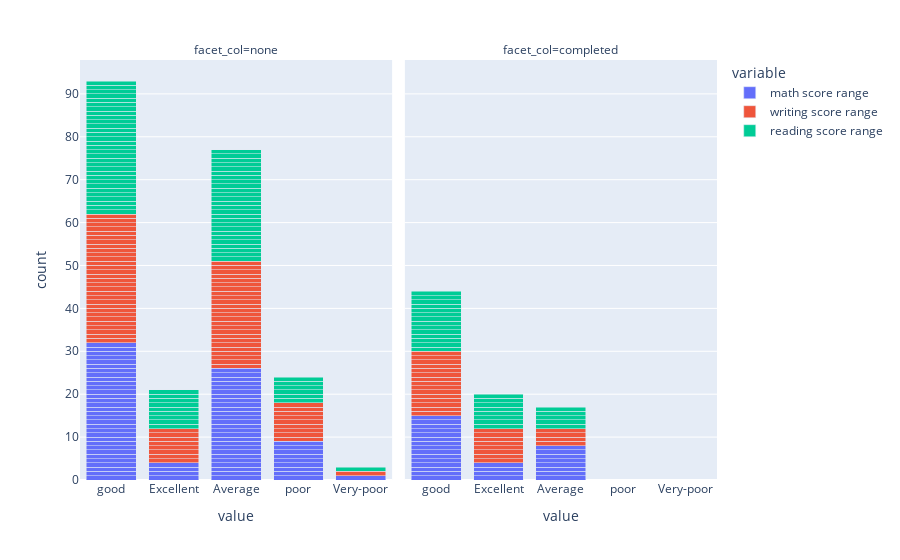

Notebook cell for this chart:
### Code cell
px.bar(x.head(100),barmode='stack',facet_col=df['test preparation course'].head(100))

### Figure 1 — Plotly figure (JSON) as saved in the notebook; plotly's stock layout.template omitted (floating-point values rounded to 4 significant figures)
{"data": [{"alignmentgroup": "True", "hovertemplate": "variable=math score range<br>facet_col=none<br>value=%{x}<br>count=%{y}<extra></extra>", "legendgroup": "math score range", "marker": {"color": "#636efa"}, "name": "math score range", "offsetgroup": "math score range", "orientation": "v", "showlegend": true, "textposition": "auto", "type": "bar", "x": ["good", "Excellent", "Average", "good", "good", "poor", "poor", "Average", "poor", "good", "Average", "good", "Excellent", "Very-poor", "Average", "good", "Average", "good", "good", "good", "good", "good", "good", "good", "good", "Average", "poor", "Excellent", "good", "Average", "Average", "Average", "Average", "Average", "Average", "good", "good", "Average", "Average", "Excellent", "poor", "Average", null, "poor", "good", "good", "Average", "good", "Average", "Average", "good", "poor", "Average", "good", "Average", "Average", "poor", "good", "Average", "Average", "good", "Average", "good", "good", "good", "Average", "good", "good", "poor", "good", "good", "Average", "good"], "xaxis": "x", "y": [1, 1, 1, 1, 1, 1, 1, 1, 1, 1, 1, 1, 1, 1, 1, 1, 1, 1, 1, 1, 1, 1, 1, 1, 1, 1, 1, 1, 1, 1, 1, 1, 1, 1, 1, 1, 1, 1, 1, 1, 1, 1, 1, 1, 1, 1, 1, 1, 1, 1, 1, 1, 1, 1, 1, 1, 1, 1, 1, 1, 1, 1, 1, 1, 1, 1, 1, 1, 1, 1, 1, 1, 1], "yaxis": "y"}, {"alignmentgroup": "True", "hovertemplate": "variable=math score range<br>facet_col=completed<br>value=%{x}<br>count=%{y}<extra></extra>", "legendgroup": "math score range", "marker": {"color": "#636efa"}, "name": "math score range", "offsetgroup": "math score range", "orientation": "v", "showlegend": false, "textposition": "auto", "type": "bar", "x": ["good", "Excellent", "good", "good", "Average", "good", "good", "Excellent", "good", "Average", "Average", "Average", "Excellent", "good", "good", "Excellent", "Average", "good", "Average", "good", "good", "good", "Average", "Average", "good", "good", "good"], "xaxis": "x2", "y": [1, 1, 1, 1, 1, 1, 1, 1, 1, 1, 1, 1, 1, 1, 1, 1, 1, 1, 1, 1, 1, 1, 1, 1, 1, 1, 1], "yaxis": "y2"}, {"alignmentgroup": "True", "hovertemplate": "variable=writing score range<br>facet_col=none<br>value=%{x}<br>count=%{y}<extra></extra>", "legendgroup": "writing score range", "marker": {"color": "#EF553B"}, "name": "writing score range", "offsetgroup": "writing score range", "orientation": "v", "showlegend": true, "textposition": "auto", "type": "bar", "x": ["good", "Excellent", "Average", "good", "good", "poor", "Average", "Average", "Average", "good", "Average", "good", "Excellent", "poor", "good", "good", "Average", "good", "good", "Average", "good", "good", "good", "good", "good", "good", "poor", "Excellent", "Excellent", "Average", "Average", "Average", "good", "good", "Average", "Average", "good", "Average", "Average", "good", "Average", "Average", "Very-poor", "poor", "Average", "good", "Average", "good", "poor", "good", "Average", "Average", "Average", "Average", "Average", "poor", "poor", "good", "Average", "Average", "good", "poor", "Excellent", "Excellent", "good", "good", "Excellent", "good", "poor", "good", "Excellent", "good", "good"], "xaxis": "x", "y": [1, 1, 1, 1, 1, 1, 1, 1, 1, 1, 1, 1, 1, 1, 1, 1, 1, 1, 1, 1, 1, 1, 1, 1, 1, 1, 1, 1, 1, 1, 1, 1, 1, 1, 1, 1, 1, 1, 1, 1, 1, 1, 1, 1, 1, 1, 1, 1, 1, 1, 1, 1, 1, 1, 1, 1, 1, 1, 1, 1, 1, 1, 1, 1, 1, 1, 1, 1, 1, 1, 1, 1, 1], "yaxis": "y"}, {"alignmentgroup": "True", "hovertemplate": "variable=writing score range<br>facet_col=completed<br>value=%{x}<br>count=%{y}<extra></extra>", "legendgroup": "writing score range", "marker": {"color": "#EF553B"}, "name": "writing score range", "offsetgroup": "writing score range", "orientation": "v", "showlegend": false, "textposition": "auto", "type": "bar", "x": ["Excellent", "Excellent", "good", "good", "Average", "good", "good", "good", "Excellent", "good", "good", "good", "Excellent", "good", "Excellent", "Excellent", "Average", "good", "good", "good", "Excellent", "good", "Average", "Average", "Excellent", "good", "good"], "xaxis": "x2", "y": [1, 1, 1, 1, 1, 1, 1, 1, 1, 1, 1, 1, 1, 1, 1, 1, 1, 1, 1, 1, 1, 1, 1, 1, 1, 1, 1], "yaxis": "y2"}, {"alignmentgroup": "True", "hovertemplate": "variable=reading score range<br>facet_col=none<br>value=%{x}<br>count=%{y}<extra></extra>", "legendgroup": "reading score range", "marker": {"color": "#00cc96"}, "name": "reading score range", "offsetgroup": "reading score range", "orientation": "v", "showlegend": true, "textposition": "auto", "type": "bar", "x": ["good", "Excellent", "Average", "good", "Excellent", "Average", "Average", "Average", "Average", "Excellent", "Average", "good", "Excellent", "poor", "Average", "good", "Average", "good", "good", "Average", "good", "good", "good", "good", "good", "good", "Average", "Excellent", "Excellent", "good", "Average", "good", "good", "Average", "Average", "Average", "good", "Average", "Average", "good", "Average", "Average", "Very-poor", "poor", "good", "good", "Average", "good", "poor", "good", "Average", "good", "Average", "Average", "Average", "Average", "poor", "good", "Average", "Average", "good", "poor", "good", "Excellent", "good", "good", "Excellent", "good", "poor", "good", "Excellent", "good", "good"], "xaxis": "x", "y": [1, 1, 1, 1, 1, 1, 1, 1, 1, 1, 1, 1, 1, 1, 1, 1, 1, 1, 1, 1, 1, 1, 1, 1, 1, 1, 1, 1, 1, 1, 1, 1, 1, 1, 1, 1, 1, 1, 1, 1, 1, 1, 1, 1, 1, 1, 1, 1, 1, 1, 1, 1, 1, 1, 1, 1, 1, 1, 1, 1, 1, 1, 1, 1, 1, 1, 1, 1, 1, 1, 1, 1, 1], "yaxis": "y"}, {"alignmentgroup": "True", "hovertemplate": "variable=reading score range<br>facet_col=completed<br>value=%{x}<br>count=%{y}<extra></extra>", "legendgroup": "reading score range", "marker": {"color": "#00cc96"}, "name": "reading score range", "offsetgroup": "reading score range", "orientation": "v", "showlegend": false, "textposition": "auto", "type": "bar", "x": ["Excellent", "Excellent", "good", "good", "Average", "good", "good", "Excellent", "Excellent", "good", "good", "good", "Excellent", "good", "Excellent", "Excellent", "Average", "good", "good", "Average", "good", "good", "Average", "Average", "Excellent", "good", "good"], "xaxis": "x2", "y": [1, 1, 1, 1, 1, 1, 1, 1, 1, 1, 1, 1, 1, 1, 1, 1, 1, 1, 1, 1, 1, 1, 1, 1, 1, 1, 1], "yaxis": "y2"}], "layout": {"annotations": [{"font": {}, "showarrow": false, "text": "facet_col=none", "x": 0.245, "xanchor": "center", "xref": "paper", "y": 1, "yanchor": "bottom", "yref": "paper"}, {"font": {}, "showarrow": false, "text": "facet_col=completed", "x": 0.755, "xanchor": "center", "xref": "paper", "y": 1, "yanchor": "bottom", "yref": "paper"}], "barmode": "stack", "legend": {"title": {"text": "variable"}, "tracegroupgap": 0}, "margin": {"t": 60}, "xaxis": {"anchor": "y", "domain": [0, 0.49], "title": {"text": "value"}}, "xaxis2": {"anchor": "y2", "domain": [0.51, 1], "matches": "x", "title": {"text": "value"}}, "yaxis": {"anchor": "x", "domain": [0, 1], "title": {"text": "count"}}, "yaxis2": {"anchor": "x2", "domain": [0, 1], "matches": "y", "showticklabels": false}}}
